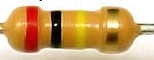
#> input picture 127859.jpg, 154 x 60 px
$ python extract_colors.py ../127859.jpg
#> lines starting #> are read from the running program, lines starting #| are printed output that depends on the picture
from PIL import Image
import numpy as np
from sklearn.cluster import KMeans
from collections import Counter
import os

def extract_colors(image_path, num_colors=5):
#> called with image_path = '../127859.jpg', num_colors = 20
    try:
        # Open the image
        img = Image.open(image_path)
#> img is the input picture: PIL image 154x60 RGB; mean R, G, B 205.8, 169.9, 121.3

        # Resize image to speed up processing
        img = img.resize((150, 150))
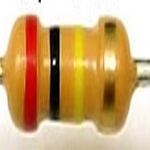
#> img: PIL image 150x150 RGB; mean R, G, B 205.8, 169.9, 121.4

        # Convert image to RGB
        img = img.convert('RGB')

        # Convert to numpy array
        img_np = np.array(img)

        # Reshape to a list of pixels
        pixels = img_np.reshape(-1, 3)

        # Use KMeans to find dominant colors
        kmeans = KMeans(n_clusters=num_colors + 2, random_state=42, n_init=10) # Ask for more clusters to allow filtering
        kmeans.fit(pixels)

        # Get colors and counts
        colors = kmeans.cluster_centers_
        labels = kmeans.labels_
        counts = Counter(labels)

        # Sort colors by count
        sorted_colors = sorted(counts.items(), key=lambda x: x[1], reverse=True)

        print(f"Top colors for {image_path} (using KMeans):")

        final_colors = []
        for index, count in sorted_colors:
            color = colors[index]
            r, g, b = int(color[0]), int(color[1]), int(color[2])

            # Filter out very light colors (background) if they are too dominant
            # Heuristic: if R, G, B are all > 230, it's likely white/off-white background
            if r > 230 and g > 230 and b > 230:
                continue

            final_colors.append((r, g, b, count))
            if len(final_colors) >= num_colors:
                break

        for r, g, b, count in final_colors:
            print(f"RGB: ({r}, {g}, {b}), Hex: #{r:02x}{g:02x}{b:02x}, Count: {count}")

    except Exception as e:
        print(f"Error: {e}")

if __name__ == "__main__":
    import sys
    if len(sys.argv) > 1:
        image_path = sys.argv[1]
    else:
        image_path = r"test.jpg"

    if os.path.exists(image_path):
        extract_colors(image_path, num_colors=20)
    else:
        print(f"File not found: {image_path}")

$ run again, on Resist_Code1.jpg
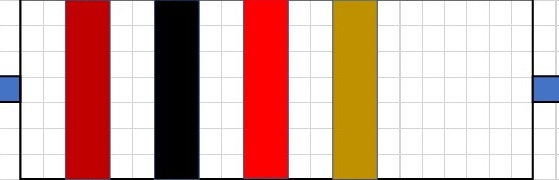
#> input picture Resist_Code1.jpg, 559 x 180 px
#> in extract_colors, img is the input picture: PIL image 559x180 RGB; mean R, G, B 213.1, 176.1, 166.7
#> in extract_colors, `img = img.resize((150, 150))`:
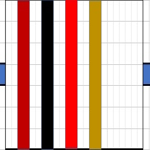
#> img: PIL image 150x150 RGB; mean R, G, B 212.8, 175.8, 166.3

$ run again, on Resistor-27-Ohm-5.jpg
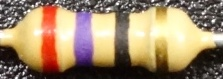
#> input picture Resistor-27-Ohm-5.jpg, 223 x 79 px
#> in extract_colors, img is the input picture: PIL image 223x79 RGB; mean R, G, B 157, 133.9, 104.7
#> in extract_colors, `img = img.resize((150, 150))`:
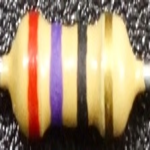
#> img: PIL image 150x150 RGB; mean R, G, B 157, 133.9, 104.7
